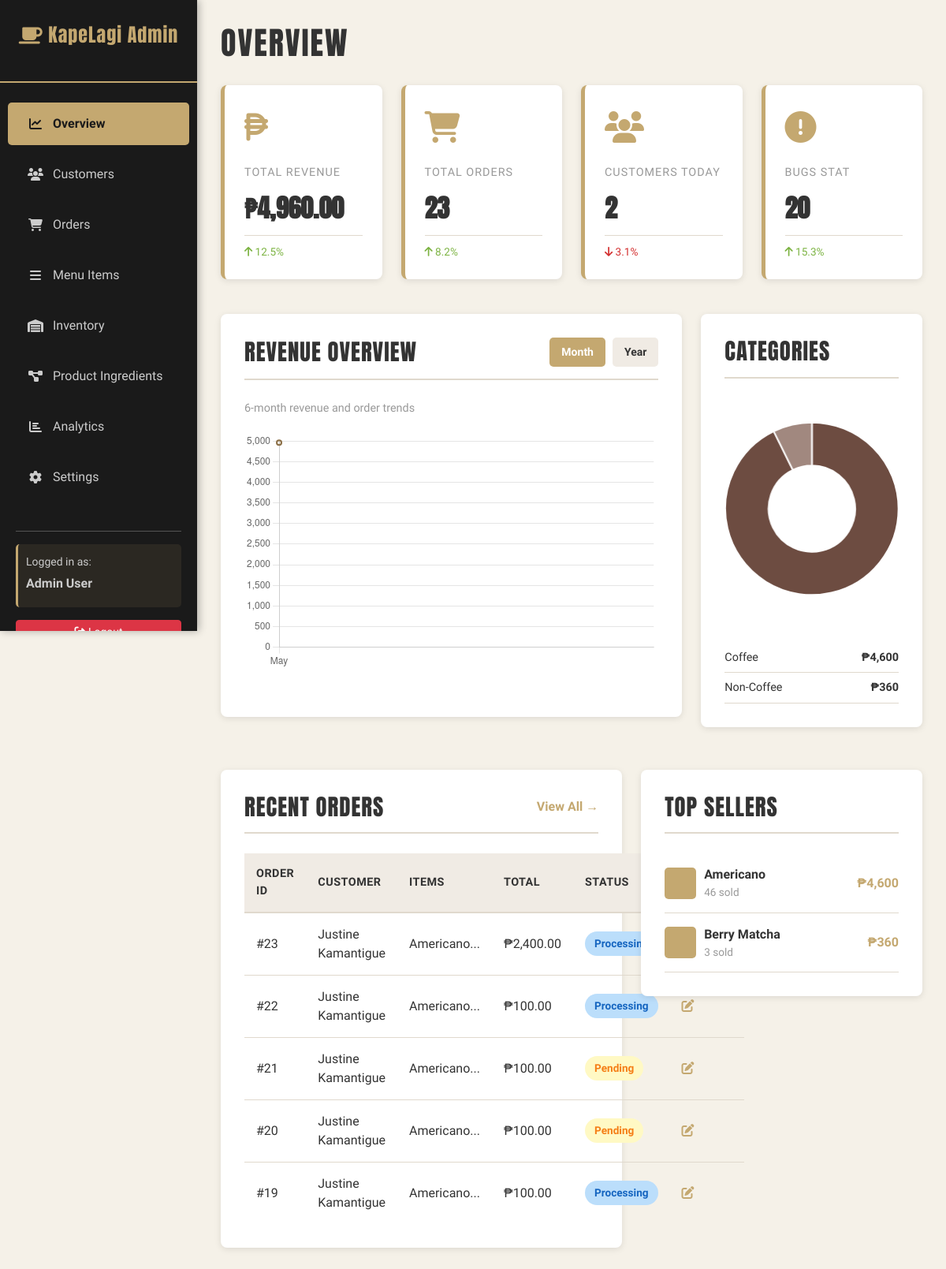
Page /admin/dashboard.php (signed in) on the committed database.
### tables this page shows
CREATE TABLE `orders` (
  `id` int(11) NOT NULL,
  `user_id` int(11) NOT NULL,
  `customer_name` varchar(100) NOT NULL,
  `customer_email` varchar(100) NOT NULL,
  `customer_phone` varchar(20) DEFAULT NULL,
  `delivery_address` varchar(255) DEFAULT NULL,
  `city` varchar(50) DEFAULT NULL,
  `province` varchar(50) DEFAULT NULL,
  `payment_method` varchar(20) NOT NULL DEFAULT 'COD',
  `payment_intent_id` varchar(100) DEFAULT NULL,
  `total_amount` decimal(10,2) DEFAULT NULL,
  `status` varchar(20) DEFAULT 'pending',
  `is_archived` tinyint(1) NOT NULL DEFAULT 0,
  `archived_at` datetime DEFAULT NULL,
  `special_notes` text DEFAULT NULL,
  `cancellation_reason` text DEFAULT NULL,
  `created_at` timestamp NULL DEFAULT current_timestamp(),
  `updated_at` timestamp NULL DEFAULT current_timestamp() ON UPDATE current_timestamp()
);

### admin/dashboard.php (the view, shortened to what this page needs)
<?php
include 'includes/header.php';
$period = isset($_GET['period']) ? $_GET['period'] : 'month';
$total_revenue = $conn->query("SELECT SUM(total_amount) as total FROM orders")->fetch_assoc()['total'] ?? 0;
$total_orders = $conn->query("SELECT COUNT(*) as count FROM orders")->fetch_assoc()['count'];
$total_customers = $conn->query("SELECT COUNT(*) as count FROM users WHERE role = 'customer'")->fetch_assoc()['count'];
$pending_orders = $conn->query("SELECT COUNT(*) as count FROM orders WHERE status IN ('pending', 'processing')")->fetch_assoc()['count'];
if ($period === 'month') {
    $monthly_data = $conn->query("
        SELECT DATE_FORMAT(created_at, '%b') as month, SUM(total_amount) as revenue
        FROM orders
        WHERE created_at >= DATE_SUB(NOW(), INTERVAL 6 MONTH)
        GROUP BY DATE_FORMAT(created_at, '%Y-%m')
        ORDER BY created_at
    ");
}
$months = [];
$revenues = [];
while ($row = $monthly_data->fetch_assoc()) {
    $months[] = $row['month'];
    $revenues[] = (float)$row['revenue'];
}
$category_data = $conn->query("
    SELECT p.category, SUM(oi.price * oi.quantity) as category_revenue
    FROM order_items oi
    JOIN products p ON oi.product_id = p.id
    GROUP BY p.category
    ORDER BY category_revenue DESC
");
$categories = [];
$category_revenues = [];
while ($row = $category_data->fetch_assoc()) {
    $categories[] = $row['category'];
    $category_revenues[] = (float)$row['category_revenue'];
}
$recent_orders = $conn->query("
    SELECT o.id, o.customer_name, GROUP_CONCAT(p.name SEPARATOR ', ') as items,
           o.total_amount, o.status, o.created_at
    FROM orders o
    LEFT JOIN order_items oi ON o.id = oi.order_id
    LEFT JOIN products p ON oi.product_id = p.id
    GROUP BY o.id
    ORDER BY o.created_at DESC
    LIMIT 5
");
$top_sellers = $conn->query("
    SELECT p.name, SUM(oi.quantity) as total_sales, SUM(oi.price * oi.quantity) as revenue
    FROM order_items oi
    JOIN products p ON oi.product_id = p.id
    GROUP BY p.id
    ORDER BY total_sales DESC
    LIMIT 5
");
?>
<h1 class="page-title">Overview</h1>
<div class="row mb-4">
    <div class="col-md-3">
        <div class="kpi-card">
            <div class="kpi-icon"><i class="fas fa-peso-sign"></i></div>
            <div class="kpi-label">Total Revenue</div>
            <div class="kpi-value">₱<?php echo number_format($total_revenue, 2); ?></div>
            <div class="kpi-trend positive">
                <i class="fas fa-arrow-up"></i> 12.5%
            </div>
        </div>
    </div>
    <div class="col-md-3">
        <div class="kpi-card">
            <div class="kpi-icon"><i class="fas fa-shopping-cart"></i></div>
            <div class="kpi-label">Total Orders</div>
            <div class="kpi-value"><?php echo $total_orders; ?></div>
            <div class="kpi-trend positive">
                <i class="fas fa-arrow-up"></i> 8.2%
            </div>
        </div>
    </div>
    <div class="col-md-3">
        <div class="kpi-card">
            <div class="kpi-icon"><i class="fas fa-users"></i></div>
            <div class="kpi-label">Customers Today</div>
            <div class="kpi-value"><?php echo $total_customers; ?></div>
            <div class="kpi-trend negative">
                <i class="fas fa-arrow-down"></i> 3.1%
            </div>
        </div>
    </div>
    <div class="col-md-3">
        <div class="kpi-card">
            <div class="kpi-icon"><i class="fas fa-exclamation-circle"></i></div>
            <div class="kpi-label">Bugs Stat</div>
            <div class="kpi-value"><?php echo $pending_orders; ?></div>
            <div class="kpi-trend positive">
                <i class="fas fa-arrow-up"></i> 15.3%
            </div>
        </div>
    </div>
</div>
<div class="row mb-4">
    <div class="col-lg-8">
        <div class="section-card">
            <div class="section-card-header">
                <h3 class="section-card-title">Revenue Overview</h3>
                <div>
                    <a href="?period=month" class="btn btn-sm" style="background-color: <?php echo $period === 'month' ? '#c4a870' : '#f0ebe4'; ?>; color: <?php echo $period === 'month' ? 'white' : '#333'; ?>; border: none; margin-right: 5px; text-decoration: none; padding: 8px 15px; border-radius: 5px; cursor: pointer;">Month</a>
                    <a href="?period=year" class="btn btn-sm" style="background-color: <?php echo $period === 'year' ? '#c4a870' : '#f0ebe4'; ?>; color: <?php echo $period === 'year' ? 'white' : '#333'; ?>; border: none; text-decoration: none; padding: 8px 15px; border-radius: 5px; cursor: pointer;">Year</a>
                </div>
            </div>
            <p style="color: #999; font-size: 0.9rem; margin-bottom: 20px;"><?php echo $period === 'month' ? '6-month revenue and order trends' : '12-month revenue and order trends'; ?></p>
            <div class="chart-container">
                <canvas id="revenueChart"></canvas>
            </div>
        </div>
    </div>
    <div class="col-lg-4">
        <div class="section-card">
            <div class="section-card-header">
                <h3 class="section-card-title">Categories</h3>
            </div>
            <div class="chart-container" style="height: 280px;">
                <canvas id="categoriesChart"></canvas>
            </div>
            <div style="margin-top: 20px; font-size: 0.9rem;">
                <?php
                $top_sellers_query = $conn->query("
                    SELECT p.category, SUM(oi.price * oi.quantity) as revenue
                    FROM order_items oi
                    JOIN products p ON oi.product_id = p.id
                    GROUP BY p.category
                    ORDER BY revenue DESC
                    LIMIT 4
                ");
                while ($row = $top_sellers_query->fetch_assoc()) {
                    echo '<div style="display: flex; justify-content: space-between; padding: 8px 0; border-bottom: 1px solid #e0d9cd;">
                            <span>' . htmlspecialchars($row['category']) . '</span>
                            <span style="font-weight: bold;">₱' . number_format($row['revenue'], 0) . '</span>
                          </div>';
                }
                ?>
            </div>
        </div>
    </div>
</div>
<div class="row">
    <div class="col-lg-7">
        <div class="section-card">
            <div class="section-card-header">
                <h3 class="section-card-title">Recent Orders</h3>
                <a href="orders.php">View All →</a>
            </div>
            <table class="admin-table">
                <thead>
                    <tr>
                        <th>Order ID</th>
                        <th>Customer</th>
                        <th>Items</th>
                        <th>Total</th>
                        <th>Status</th>
                        <th>Actions</th>
                    </tr>
                </thead>
                <tbody>
                    <?php
                    if ($recent_orders->num_rows > 0) {
                        while ($order = $recent_orders->fetch_assoc()) {
                            $status_class = 'pending';
                            if ($order['status'] === 'processing') $status_class = 'processing';
                            echo '<tr>
                                    <td>#' . htmlspecialchars($order['id']) . '</td>
                                    <td>' . htmlspecialchars($order['customer_name']) . '</td>
                                    <td>' . htmlspecialchars(substr($order['items'] ?? '', 0, 30)) . '...</td>
                                    <td>₱' . number_format($order['total_amount'], 2) . '</td>
                                    <td><span class="status-badge ' . $status_class . '">' . ucfirst($order['status']) . '</span></td>
                                    <td><a href="orders.php?id=' . $order['id'] . '" style="color: #c4a870; cursor: pointer;"><i class="fas fa-edit"></i></a></td>
                                  </tr>';
                        }
                    } else {
                        echo '<tr><td colspan="6" style="text-align: center; padding: 20px;">No orders yet</td></tr>';
                    }
                    ?>
                </tbody>
            </table>
        </div>
    </div>
    <div class="col-lg-5">
        <div class="section-card">
            <div class="section-card-header">
                <h3 class="section-card-title">Top Sellers</h3>
            </div>
            <div>
                <?php
                if ($top_sellers->num_rows > 0) {
                    while ($seller = $top_sellers->fetch_assoc()) {
                        echo '<div style="display: flex; justify-content: space-between; align-items: center; padding: 15px 0; border-bottom: 1px solid #e0d9cd;">
                                <div style="display: flex; align-items: center; gap: 10px;">
                                    <div style="width: 40px; height: 40px; background-color: #c4a870; border-radius: 5px; display: flex; align-items: center; justify-content: center; color: white; font-size: 1.2rem;">
                                        <i class="fas fa-cup"></i>
                                    </div>
                                    <div>
                                        <div style="font-weight: bold;">' . htmlspecialchars($seller['name']) . '</div>
                                        <div style="font-size: 0.85rem; color: #999;">' . htmlspecialchars($seller['total_sales']) . ' sold</div>
                                    </div>
                                </div>
                                <div style="font-weight: bold; color: #c4a870;">₱' . number_format($seller['revenue'], 0) . '</div>
                              </div>';
                    }
                } else {
                    echo '<p style="color: #999; text-align: center; padding: 20px;">No sales data yet</p>';
                }
                ?>
            </div>
        </div>
    </div>
</div>
<script>
// Revenue Chart
const revenueCtx = document.getElementById('revenueChart').getContext('2d');
new Chart(revenueCtx, {
    type: 'line',
    data: {
        labels: <?php echo json_encode($months); ?>,
        datasets: [{
            label: 'Revenue',
            data: <?php echo json_encode($revenues); ?>,
            borderColor: '#8b6f47',
            backgroundColor: 'rgba(196, 168, 112, 0.1)',
            borderWidth: 2,
            fill: true,
            tension: 0.4
        }]
    },
    options: {
        responsive: true,
        maintainAspectRatio: false,
        plugins: {
            legend: {
                display: false
            }
        },
        scales: {
            y: {
                beginAtZero: true
            }
        }
    }
});
// Categories Chart
const categoriesCtx = document.getElementById('categoriesChart').getContext('2d');
new Chart(categoriesCtx, {
    type: 'doughnut',
    data: {
        labels: <?php echo json_encode($categories); ?>,
        datasets: [{
            data: <?php echo json_encode($category_revenues); ?>,
            backgroundColor: ['#6d4c41', '#a1887f', '#d7ccc8', '#c4a870']
        }]
    },
    options: {
        responsive: true,
        maintainAspectRatio: false,
        plugins: {
            legend: {
                display: false
            }
        }
    }
});
</script>
<?php include 'includes/footer.php'; ?>

### admin/css/admin-styles.css (style rules this page uses)
:root { --primary-bg: #2a2a2a; --sidebar-bg: #1a1a1a; --card-bg: #f5f1e8; --text-dark: #333; --text-muted: #999; --border-color: #e0d9cd; --success-color: #7cb342; --warning-color: #fbc02d; --danger-color: #d32f2f; --info-color: #1976d2; --primary-gold: #c4a870; --accent-brown: #6d4c41; }
* { margin: 0; padding: 0; box-sizing: border-box; }
html, body { height: 100%; font-family: 'Smooch Sans', sans-serif; }
body.admin-body { background-color: #f5f1e8; color: var(--text-dark); }
.page-title { font-family: 'Anton', sans-serif; font-size: 2.5rem; color: var(--text-dark); margin-bottom: 30px; text-transform: uppercase; letter-spacing: 2px; }
.kpi-card { background-color: white; border-radius: 8px; padding: 25px; margin-bottom: 20px; box-shadow: 0 2px 8px rgba(0, 0, 0, 0.1); border-left: 5px solid var(--primary-gold); transition: transform 0.3s ease, box-shadow 0.3s ease; }
.kpi-icon { font-size: 2.5rem; color: var(--primary-gold); margin-bottom: 15px; }
.kpi-label { font-size: 0.9rem; color: var(--text-muted); text-transform: uppercase; letter-spacing: 1px; margin-bottom: 10px; }
.kpi-value { font-size: 2rem; font-weight: bold; color: var(--text-dark); font-family: 'Anton', sans-serif; }
.kpi-trend { font-size: 0.85rem; margin-top: 10px; padding-top: 10px; border-top: 1px solid var(--border-color); }
.kpi-trend.positive { color: var(--success-color); }
.kpi-trend.negative { color: var(--danger-color); }
.section-card { background-color: white; border-radius: 8px; padding: 30px; margin-bottom: 30px; box-shadow: 0 2px 8px rgba(0, 0, 0, 0.1); }
.section-card-header { display: flex; justify-content: space-between; align-items: center; margin-bottom: 25px; border-bottom: 2px solid var(--border-color); padding-bottom: 15px; }
.section-card-title { font-family: 'Anton', sans-serif; font-size: 1.8rem; color: var(--text-dark); text-transform: uppercase; letter-spacing: 1px; margin: 0; }
.section-card-header a { color: var(--primary-gold); text-decoration: none; font-weight: bold; transition: color 0.3s ease; }
.admin-table { width: 100%; border-collapse: collapse; margin-top: 15px; }
.admin-table thead th { background-color: #f0ebe4; color: var(--text-dark); font-weight: bold; padding: 15px; text-align: left; border-bottom: 2px solid var(--border-color); text-transform: uppercase; font-size: 0.9rem; letter-spacing: 0.5px; }
.admin-table tbody td { padding: 15px; border-bottom: 1px solid var(--border-color); color: var(--text-dark); }
.admin-table tbody tr:last-child td { border-bottom: none; }
.status-badge { display: inline-block; padding: 5px 12px; border-radius: 20px; font-size: 0.85rem; font-weight: bold; text-transform: capitalize; }
.status-badge.pending { background-color: #fff9c4; color: #f57f17; }
.status-badge.processing { background-color: #bbdefb; color: #1565c0; }
.chart-container { position: relative; height: 300px; margin-bottom: 30px; }

### rows in the picture
orders: id "23", customer_name "Justine Kamantigue", items "Americano", total_amount "2,400.00", status "Processing"
orders: id "22", customer_name "Justine Kamantigue", items "Americano", total_amount "100.00", status "Processing"
orders: id "21", customer_name "Justine Kamantigue", items "Americano", total_amount "100.00", status "Pending"
orders: id "20", customer_name "Justine Kamantigue", items "Americano", total_amount "100.00", status "Pending"
orders: id "19", customer_name "Justine Kamantigue", items "Americano", total_amount "100.00", status "Processing"

### other values in the picture
get_user_name() "Admin User"
$total_revenue "4,960.00"
$total_orders "23"
$total_customers "2"
$pending_orders "20"
$row['category'] "Coffee"
$row['revenue'] "4,600"
$row['category'] "Non-Coffee"
$row['revenue'] "360"
$seller['name'] "Americano"
$seller['total_sales'] "46"
$seller['revenue'] "4,600"
$seller['name'] "Berry Matcha"
$seller['total_sales'] "3"
$seller['revenue'] "360"
